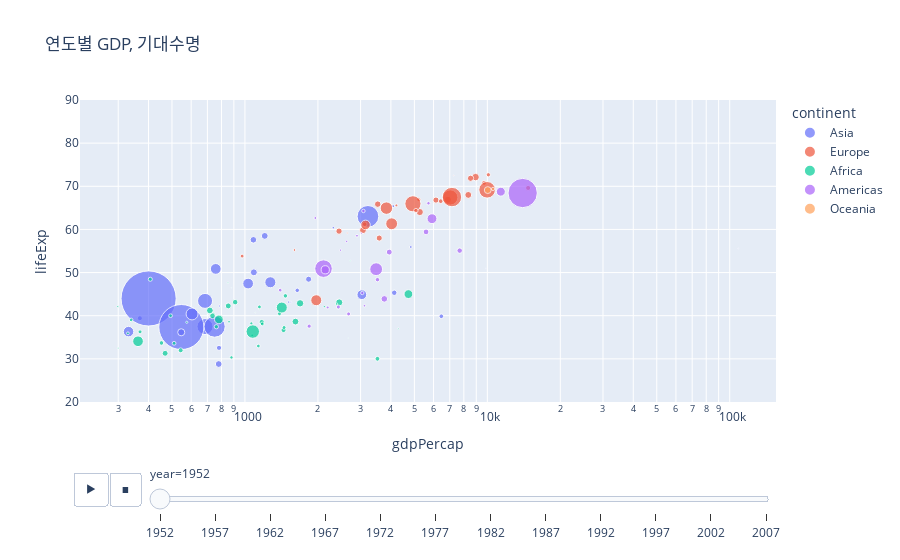

This figure's notebook cell:
### Markdown cell above
데이터 시각화

### Code cell
# 1. 시간에 따른 GDP와 기대수명 변화 (애니메이션 산점도 - 앞서 실습)

fig = px.scatter(gapminder_df,
                 x= 'gdpPercap',
                 y= 'lifeExp',
                 animation_frame= 'year',
                 size= 'pop',
                 color= 'continent',
                 hover_name= 'country',
                 log_x=True,
                 range_y= [20, 90],
                 size_max= 60,
                 title= '연도별 GDP, 기대수명')

fig.show()

### Figure 1 — Plotly figure (JSON) as saved in the notebook; plotly's stock layout.template omitted (floating-point values rounded to 4 significant figures)
{"data": [{"hovertemplate": "<b>%{hovertext}</b><br><br>continent=Asia<br>year=1952<br>gdpPercap=%{x}<br>lifeExp=%{y}<br>pop=%{marker.size}<extra></extra>", "hovertext": ["Afghanistan", "Bahrain", "Bangladesh", "Cambodia", "China", "Hong Kong, China", "India", "Indonesia", "Iran", "Iraq", "Israel", "Japan", "Jordan", "Korea, Dem. Rep.", "Korea, Rep.", "Kuwait", "Lebanon", "Malaysia", "Mongolia", "Myanmar", "Nepal", "Oman", "Pakistan", "Philippines", "Saudi Arabia", "Singapore", "Sri Lanka", "Syria", "Taiwan", "Thailand", "Vietnam", "West Bank and Gaza", "Yemen, Rep."], "legendgroup": "Asia", "marker": {"color": "#636efa", "size": [8425333, 120447, 46886859, 4693836, 556263527, 2125900, 372000000, 82052000, 17272000, 5441766, 1620914, 86459025, 607914, 8865488, 20947571, 160000, 1439529, 6748378, 800663, 20092996, 9182536, 507833, 41346560, 22438691, 4005677, 1127000, 7982342, 3661549, 8550362, 21289402, 26246839, 1030585, 4963829], "sizemode": "area", "sizeref": 366300.0, "symbol": "circle"}, "mode": "markers", "name": "Asia", "orientation": "v", "showlegend": true, "type": "scatter", "x": [779.4, 9867.0, 684.2, 368.5, 400.4, 3054.0, 546.6, 749.7, 3035.0, 4130.0, 4087.0, 3217.0, 1547.0, 1088.0, 1031.0, 108400.0, 4835.0, 1831.0, 786.6, 331.0, 545.9, 1828.0, 684.6, 1273.0, 6460.0, 2315.0, 1084.0, 1643.0, 1207.0, 757.8, 605.1, 1516.0, 781.7], "xaxis": "x", "y": [28.8, 50.94, 37.48, 39.42, 44.0, 60.96, 37.37, 37.47, 44.87, 45.32, 65.39, 63.03, 43.16, 50.06, 47.45, 55.56, 55.93, 48.46, 42.24, 36.32, 36.16, 37.58, 43.44, 47.75, 39.88, 60.4, 57.59, 45.88, 58.5, 50.85, 40.41, 43.16, 32.55], "yaxis": "y"}, {"hovertemplate": "<b>%{hovertext}</b><br><br>continent=Europe<br>year=1952<br>gdpPercap=%{x}<br>lifeExp=%{y}<br>pop=%{marker.size}<extra></extra>", "hovertext": ["Albania", "Austria", "Belgium", "Bosnia and Herzegovina", "Bulgaria", "Croatia", "Czech Republic", "Denmark", "Finland", "France", "Germany", "Greece", "Hungary", "Iceland", "Ireland", "Italy", "Montenegro", "Netherlands", "Norway", "Poland", "Portugal", "Romania", "Serbia", "Slovak Republic", "Slovenia", "Spain", "Sweden", "Switzerland", "Turkey", "United Kingdom"], "legendgroup": "Europe", "marker": {"color": "#EF553B", "size": [1282697, 6927772, 8730405, 2791000, 7274900, 3882229, 9125183, 4334000, 4090500, 42459667, 69145952, 7733250, 9504000, 147962, 2952156, 47666000, 413834, 10381988, 3327728, 25730551, 8526050, 16630000, 6860147, 3558137, 1489518, 28549870, 7124673, 4815000, 22235677, 50430000], "sizemode": "area", "sizeref": 366300.0, "symbol": "circle"}, "mode": "markers", "name": "Europe", "orientation": "v", "showlegend": true, "type": "scatter", "x": [1601.0, 6137.0, 8343.0, 973.5, 2444.0, 3119.0, 6876.0, 9692.0, 6425.0, 7030.0, 7144.0, 3531.0, 5264.0, 7268.0, 5210.0, 4931.0, 2648.0, 8942.0, 10100.0, 4029.0, 3068.0, 3145.0, 3581.0, 5075.0, 4215.0, 3834.0, 8528.0, 14730.0, 1969.0, 9980.0], "xaxis": "x", "y": [55.23, 66.8, 68.0, 53.82, 59.6, 61.21, 66.87, 70.78, 66.55, 67.41, 67.5, 65.86, 64.03, 72.49, 66.91, 65.94, 59.16, 72.13, 72.67, 61.31, 59.82, 61.05, 58.0, 64.36, 65.57, 64.94, 71.86, 69.62, 43.59, 69.18], "yaxis": "y"}, {"hovertemplate": "<b>%{hovertext}</b><br><br>continent=Africa<br>year=1952<br>gdpPercap=%{x}<br>lifeExp=%{y}<br>pop=%{marker.size}<extra></extra>", "hovertext": ["Algeria", "Angola", "Benin", "Botswana", "Burkina Faso", "Burundi", "Cameroon", "Central African Republic", "Chad", "Comoros", "Congo, Dem. Rep.", "Congo, Rep.", "Cote d'Ivoire", "Djibouti", "Egypt", "Equatorial Guinea", "Eritrea", "Ethiopia", "Gabon", "Gambia", "Ghana", "Guinea", "Guinea-Bissau", "Kenya", "Lesotho", "Liberia", "Libya", "Madagascar", "Malawi", "Mali", "Mauritania", "Mauritius", "Morocco", "Mozambique", "Namibia", "Niger", "Nigeria", "Reunion", "Rwanda", "Sao Tome and Principe", "Senegal", "Sierra Leone", "Somalia", "South Africa", "Sudan", "Swaziland", "Tanzania", "Togo", "Tunisia", "Uganda", "Zambia", "Zimbabwe"], "legendgroup": "Africa", "marker": {"color": "#00cc96", "size": [9279525, 4232095, 1738315, 442308, 4469979, 2445618, 5009067, 1291695, 2682462, 153936, 14100005, 854885, 2977019, 63149, 22223309, 216964, 1438760, 20860941, 420702, 284320, 5581001, 2664249, 580653, 6464046, 748747, 863308, 1019729, 4762912, 2917802, 3838168, 1022556, 516556, 9939217, 6446316, 485831, 3379468, 33119096, 257700, 2534927, 60011, 2755589, 2143249, 2526994, 14264935, 8504667, 290243, 8322925, 1219113, 3647735, 5824797, 2672000, 3080907], "sizemode": "area", "sizeref": 366300.0, "symbol": "circle"}, "mode": "markers", "name": "Africa", "orientation": "v", "showlegend": true, "type": "scatter", "x": [2449.0, 3521.0, 1063.0, 851.2, 543.3, 339.3, 1173.0, 1071.0, 1179.0, 1103.0, 780.5, 2126.0, 1389.0, 2670.0, 1419.0, 375.6, 328.9, 362.1, 4293.0, 485.2, 911.3, 510.2, 299.9, 853.5, 298.8, 575.6, 2388.0, 1443.0, 369.2, 452.3, 743.1, 1968.0, 1688.0, 468.5, 2424.0, 761.9, 1077.0, 2719.0, 493.3, 879.6, 1450.0, 879.8, 1136.0, 4725.0, 1616.0, 1148.0, 716.7, 859.8, 1468.0, 734.8, 1147.0, 406.9], "xaxis": "x", "y": [43.08, 30.02, 38.22, 47.62, 31.98, 39.03, 38.52, 35.46, 38.09, 40.72, 39.14, 42.11, 40.48, 34.81, 41.89, 34.48, 35.93, 34.08, 37.0, 30.0, 43.15, 33.61, 32.5, 42.27, 42.14, 38.48, 42.72, 36.68, 36.26, 33.69, 40.54, 50.99, 42.87, 31.29, 41.73, 37.44, 36.32, 52.72, 40.0, 46.47, 37.28, 30.33, 32.98, 45.01, 38.63, 41.41, 41.22, 38.6, 44.6, 39.98, 42.04, 48.45], "yaxis": "y"}, {"hovertemplate": "<b>%{hovertext}</b><br><br>continent=Americas<br>year=1952<br>gdpPercap=%{x}<br>lifeExp=%{y}<br>pop=%{marker.size}<extra></extra>", "hovertext": ["Argentina", "Bolivia", "Brazil", "Canada", "Chile", "Colombia", "Costa Rica", "Cuba", "Dominican Republic", "Ecuador", "El Salvador", "Guatemala", "Haiti", "Honduras", "Jamaica", "Mexico", "Nicaragua", "Panama", "Paraguay", "Peru", "Puerto Rico", "Trinidad and Tobago", "United States", "Uruguay", "Venezuela"], "legendgroup": "Americas", "marker": {"color": "#ab63fa", "size": [17876956, 2883315, 56602560, 14785584, 6377619, 12350771, 926317, 6007797, 2491346, 3548753, 2042865, 3146381, 3201488, 1517453, 1426095, 30144317, 1165790, 940080, 1555876, 8025700, 2227000, 662850, 157553000, 2252965, 5439568], "sizemode": "area", "sizeref": 366300.0, "symbol": "circle"}, "mode": "markers", "name": "Americas", "orientation": "v", "showlegend": true, "type": "scatter", "x": [5911.0, 2677.0, 2109.0, 11370.0, 3940.0, 2144.0, 2627.0, 5587.0, 1398.0, 3522.0, 3048.0, 2428.0, 1840.0, 2195.0, 2899.0, 3478.0, 3112.0, 2480.0, 1952.0, 3759.0, 3082.0, 3023.0, 13990.0, 5717.0, 7690.0], "xaxis": "x", "y": [62.48, 40.41, 50.92, 68.75, 54.74, 50.64, 57.21, 59.42, 45.93, 48.36, 45.26, 42.02, 37.58, 41.91, 58.53, 50.79, 42.31, 55.19, 62.65, 43.9, 64.28, 59.1, 68.44, 66.07, 55.09], "yaxis": "y"}, {"hovertemplate": "<b>%{hovertext}</b><br><br>continent=Oceania<br>year=1952<br>gdpPercap=%{x}<br>lifeExp=%{y}<br>pop=%{marker.size}<extra></extra>", "hovertext": ["Australia", "New Zealand"], "legendgroup": "Oceania", "marker": {"color": "#FFA15A", "size": [8691212, 1994794], "sizemode": "area", "sizeref": 366300.0, "symbol": "circle"}, "mode": "markers", "name": "Oceania", "orientation": "v", "showlegend": true, "type": "scatter", "x": [10040.0, 10560.0], "xaxis": "x", "y": [69.12, 69.39], "yaxis": "y"}], "layout": {"legend": {"itemsizing": "constant", "title": {"text": "continent"}, "tracegroupgap": 0}, "sliders": [{"active": 0, "currentvalue": {"prefix": "year="}, "len": 0.9, "pad": {"b": 10, "t": 60}, "steps": [{"args": [["1952"], {"frame": {"duration": 0, "redraw": false}, "fromcurrent": true, "mode": "immediate", "transition": {"duration": 0, "easing": "linear"}}], "label": "1952", "method": "animate"}, {"args": [["1957"], {"frame": {"duration": 0, "redraw": false}, "fromcurrent": true, "mode": "immediate", "transition": {"duration": 0, "easing": "linear"}}], "label": "1957", "method": "animate"}, {"args": [["1962"], {"frame": {"duration": 0, "redraw": false}, "fromcurrent": true, "mode": "immediate", "transition": {"duration": 0, "easing": "linear"}}], "label": "1962", "method": "animate"}, {"args": [["1967"], {"frame": {"duration": 0, "redraw": false}, "fromcurrent": true, "mode": "immediate", "transition": {"duration": 0, "easing": "linear"}}], "label": "1967", "method": "animate"}, {"args": [["1972"], {"frame": {"duration": 0, "redraw": false}, "fromcurrent": true, "mode": "immediate", "transition": {"duration": 0, "easing": "linear"}}], "label": "1972", "method": "animate"}, {"args": [["1977"], {"frame": {"duration": 0, "redraw": false}, "fromcurrent": true, "mode": "immediate", "transition": {"duration": 0, "easing": "linear"}}], "label": "1977", "method": "animate"}, {"args": [["1982"], {"frame": {"duration": 0, "redraw": false}, "fromcurrent": true, "mode": "immediate", "transition": {"duration": 0, "easing": "linear"}}], "label": "1982", "method": "animate"}, {"args": [["1987"], {"frame": {"duration": 0, "redraw": false}, "fromcurrent": true, "mode": "immediate", "transition": {"duration": 0, "easing": "linear"}}], "label": "1987", "method": "animate"}, {"args": [["1992"], {"frame": {"duration": 0, "redraw": false}, "fromcurrent": true, "mode": "immediate", "transition": {"duration": 0, "easing": "linear"}}], "label": "1992", "method": "animate"}, {"args": [["1997"], {"frame": {"duration": 0, "redraw": false}, "fromcurrent": true, "mode": "immediate", "transition": {"duration": 0, "easing": "linear"}}], "label": "1997", "method": "animate"}, {"args": [["2002"], {"frame": {"duration": 0, "redraw": false}, "fromcurrent": true, "mode": "immediate", "transition": {"duration": 0, "easing": "linear"}}], "label": "2002", "method": "animate"}, {"args": [["2007"], {"frame": {"duration": 0, "redraw": false}, "fromcurrent": true, "mode": "immediate", "transition": {"duration": 0, "easing": "linear"}}], "label": "2007", "method": "animate"}], "x": 0.1, "xanchor": "left", "y": 0, "yanchor": "top"}], "title": {"text": "연도별 GDP, 기대수명"}, "updatemenus": [{"buttons": [{"args": [null, {"frame": {"duration": 500, "redraw": false}, "fromcurrent": true, "mode": "immediate", "transition": {"duration": 500, "easing": "linear"}}], "label": "&#9654;", "method": "animate"}, {"args": [[null], {"frame": {"duration": 0, "redraw": false}, "fromcurrent": true, "mode": "immediate", "transition": {"duration": 0, "easing": "linear"}}], "label": "&#9724;", "method": "animate"}], "direction": "left", "pad": {"r": 10, "t": 70}, "showactive": false, "type": "buttons", "x": 0.1, "xanchor": "right", "y": 0, "yanchor": "top"}], "xaxis": {"anchor": "y", "domain": [0, 1], "title": {"text": "gdpPercap"}, "type": "log"}, "yaxis": {"anchor": "x", "domain": [0, 1], "range": [20, 90], "title": {"text": "lifeExp"}}}}
